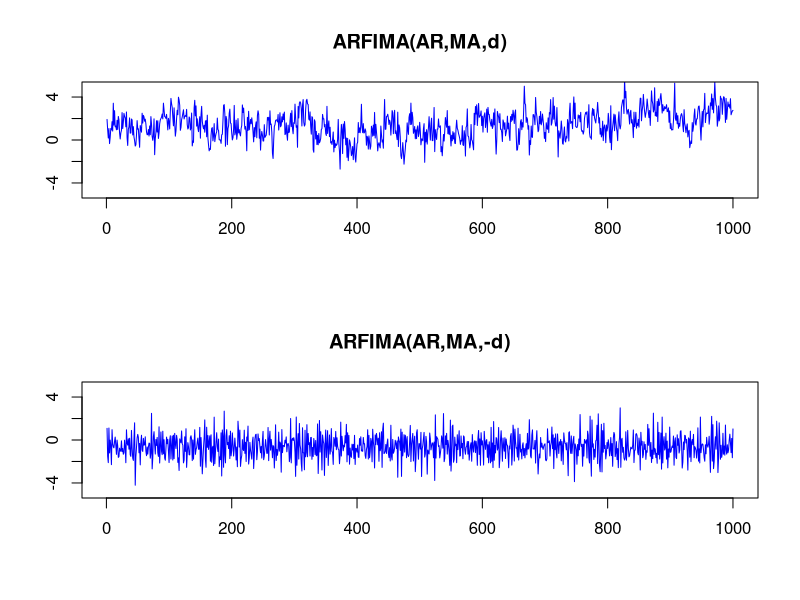

This chart was generated by the following R code:

# clear variables and close windows
rm(list = ls(all = TRUE))
graphics.off()

# install and load packages
libraries = c("fracdiff")
lapply(libraries, function(x) if (!(x %in% installed.packages())) {
    install.packages(x)
})
lapply(libraries, library, quietly = TRUE, character.only = TRUE)

# parameter settings
d  = 0.4     # long memory parameter (stationary long memory property) for 0<d<0.5
N  = 1000    # length
AR = 1       # AR polynomial coefficients, i.e. [1 0.4 0.2]
MA = 1       # MA polynomial coefficients, i.e. [-0.3 0.4 0.5]
d1 = d
d2 = -d

# Main computation
arfima1 = fracdiff.sim(N, AR, MA, d1)
arfima2 = fracdiff.sim(N, AR, MA, d2)

# Plot
par(mfrow = c(2, 1))
plot(arfima1$series, main = "ARFIMA(AR,MA,d)", type = "l", col = "blue", 
     xlab = "", ylab = "", ylim = c(-5, 5), cex.lab = 1.4)
plot(arfima2$series, main = "ARFIMA(AR,MA,-d)", type = "l", col = "blue",
     xlab = "", ylab = "", ylim = c(-5, 5), cex.lab = 1.4)
